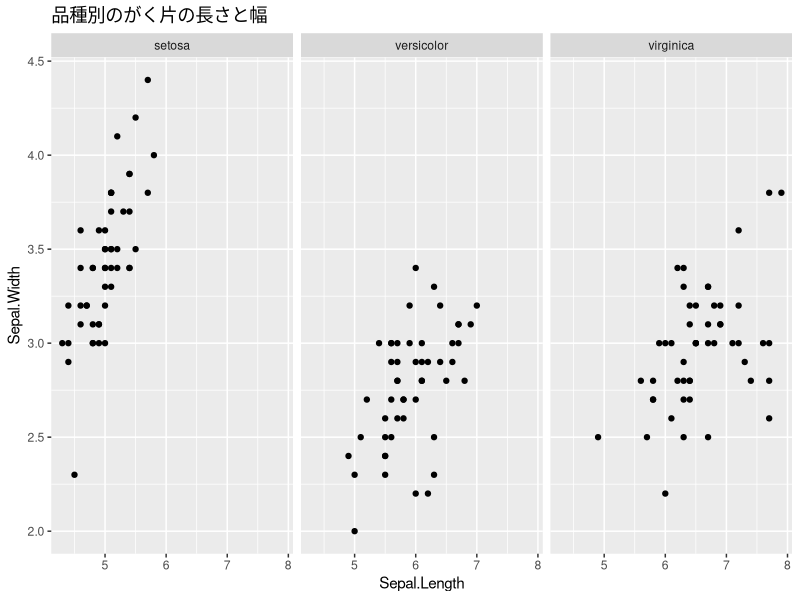
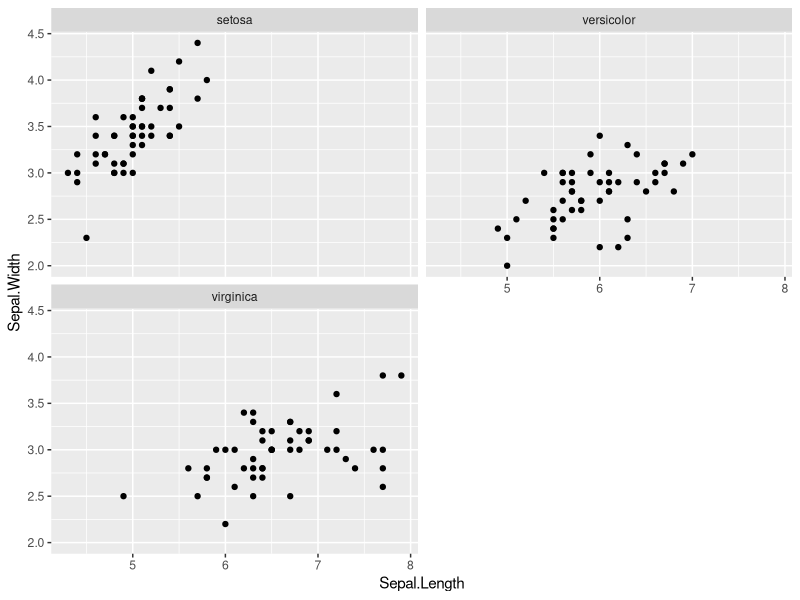
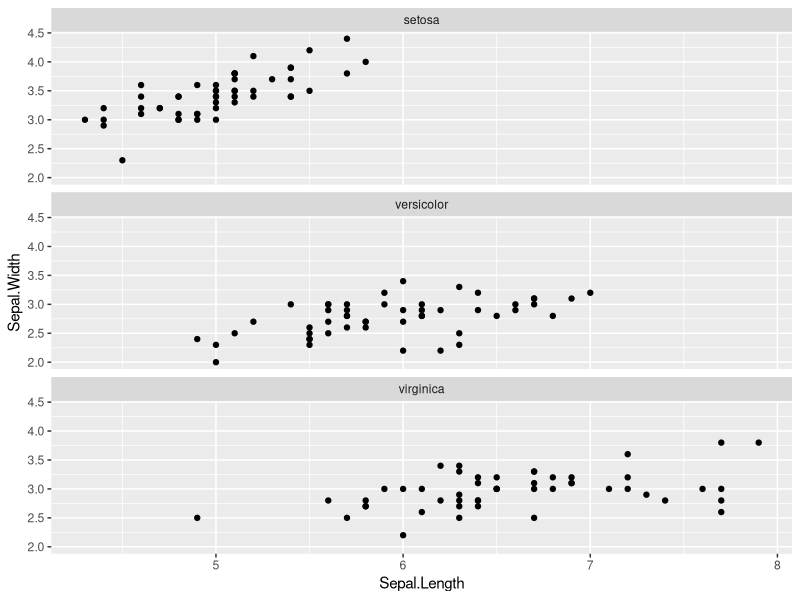
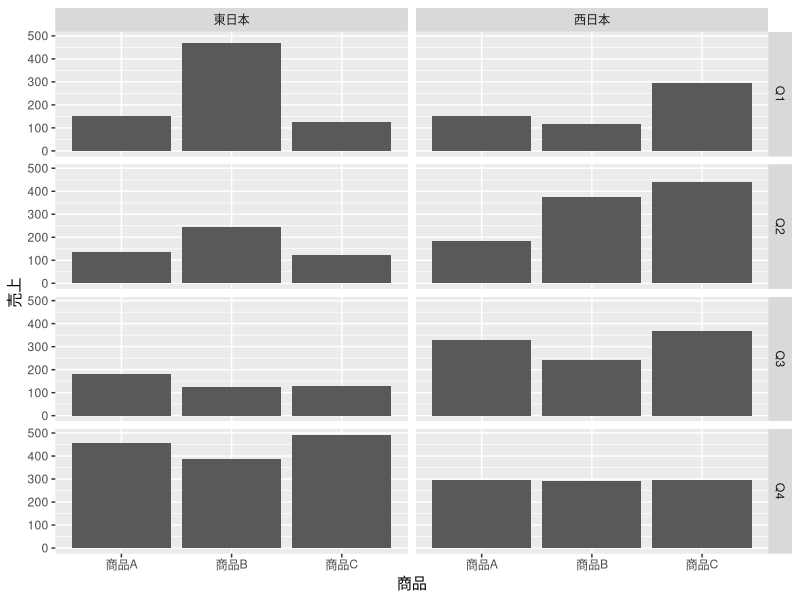
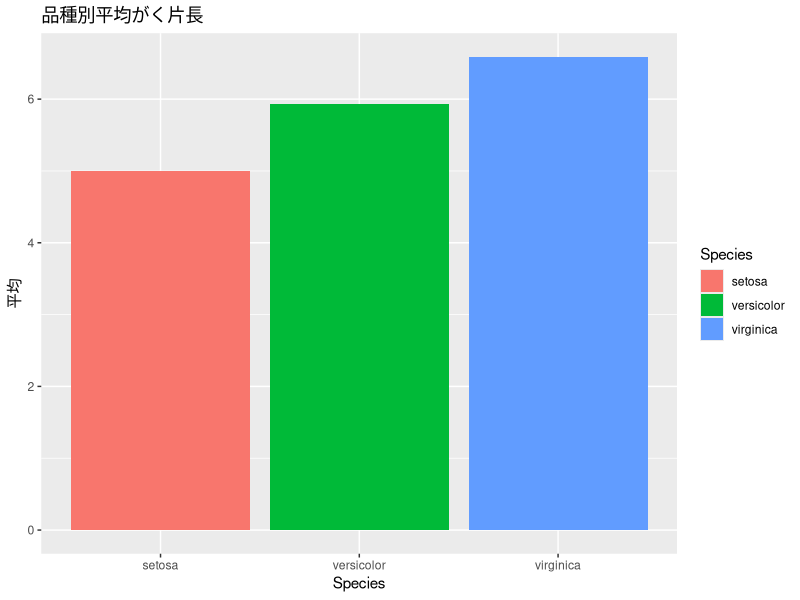
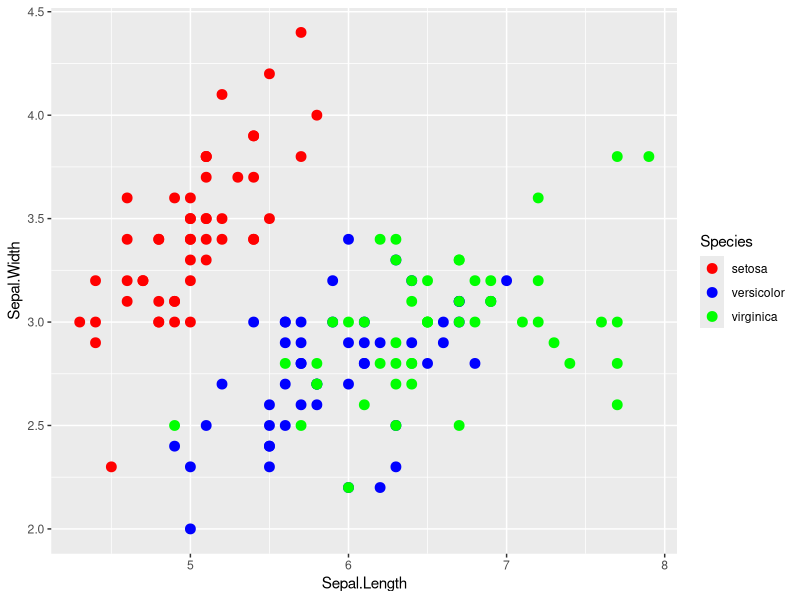
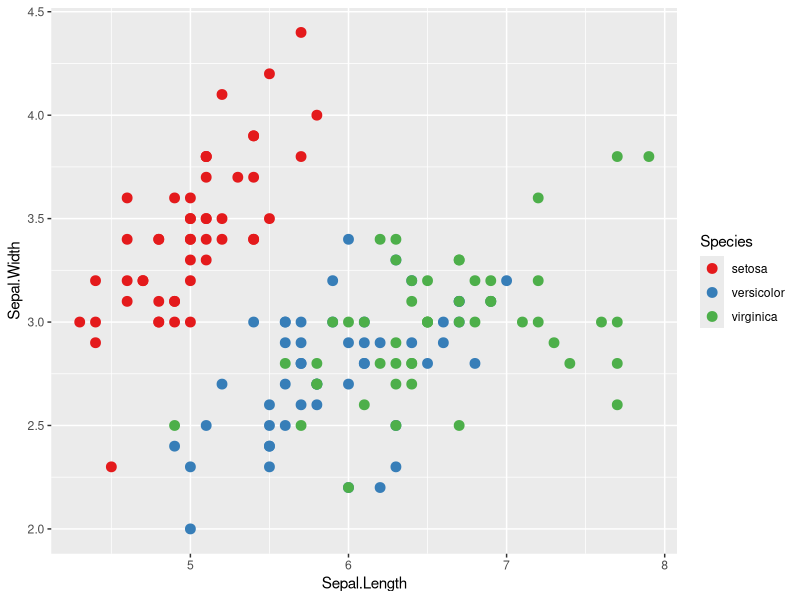
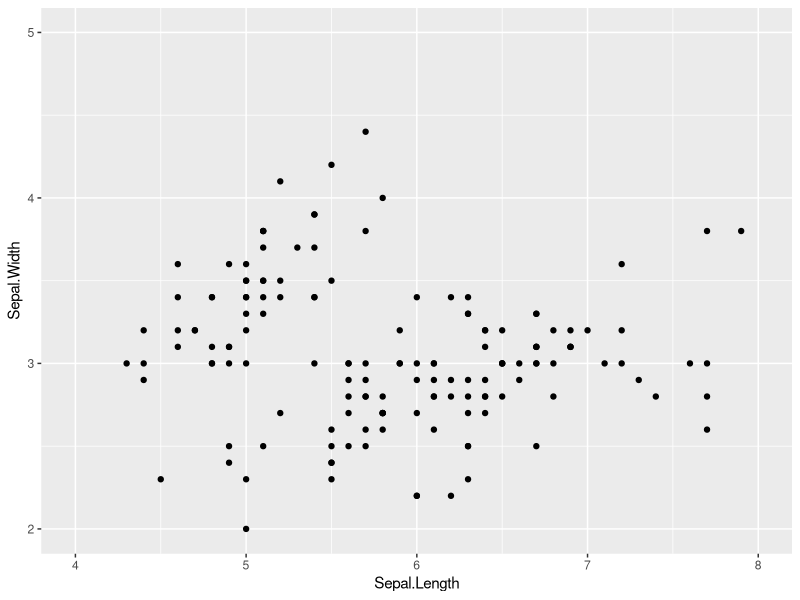

Recreate these plots in R, in order.
## ---- chunk 1
library(tidyverse)
data(iris)

# 品種ごとにグラフを分割
ggplot(iris, aes(x = Sepal.Length, y = Sepal.Width)) +
  geom_point() +
  facet_wrap(~ Species) +
  labs(title = "品種別のがく片の長さと幅")
## ---- chunk 2
# 列数を指定（2列で表示）
ggplot(iris, aes(x = Sepal.Length, y = Sepal.Width)) +
  geom_point() +
  facet_wrap(~ Species, ncol = 2)
## ---- chunk 3
# 行数を指定（1行で表示）
ggplot(iris, aes(x = Sepal.Length, y = Sepal.Width)) +
  geom_point() +
  facet_wrap(~ Species, nrow = 3)
## ---- chunk 4
# サンプルデータの作成
sales_data <- data.frame(
  四半期 = rep(c("Q1", "Q2", "Q3", "Q4"), each = 6),
  地域 = rep(c("東日本", "西日本"), times = 12),
  商品 = rep(c("商品A", "商品B", "商品C"), times = 8),
  売上 = sample(100:500, 24)
)

# 四半期（行）× 地域（列）でグラフを分割
ggplot(sales_data, aes(x = 商品, y = 売上)) +
  geom_col() +
  facet_grid(四半期 ~ 地域)
## ---- chunk 5
# 棒グラフでfillを使用
iris_summary <- iris |>
  group_by(Species) |>
  summarize(平均 = mean(Sepal.Length))

ggplot(iris_summary, aes(x = Species, y = 平均, fill = Species)) +
  geom_col() +
  labs(title = "品種別平均がく片長")
## ---- chunk 6
# 色を手動で指定
ggplot(iris, aes(x = Sepal.Length, y = Sepal.Width, color = Species)) +
  geom_point(size = 3) +
  scale_color_manual(
    values = c(
      "setosa" = "red",
      "versicolor" = "blue",
      "virginica" = "green"
    )
  )
## ---- chunk 7
# Brewerカラーパレットを使用
ggplot(iris, aes(x = Sepal.Length, y = Sepal.Width, color = Species)) +
  geom_point(size = 3) +
  scale_color_brewer(palette = "Set1")
## ---- chunk 8
ggplot(iris, aes(x = Sepal.Length, y = Sepal.Width)) +
  geom_point() +
  xlim(4, 8) +  # x軸の範囲を4〜8に
  ylim(2, 5)    # y軸の範囲を2〜5に
## ---- chunk 9
ggplot(iris, aes(x = Sepal.Length, y = Sepal.Width)) +
  geom_point() +
  scale_x_continuous(breaks = seq(4, 8, by = 0.5)) +
  scale_y_continuous(breaks = seq(2, 4.5, by = 0.5))
## ---- chunk 10
ggplot(iris, aes(x = Sepal.Length, y = Sepal.Width, color = Species)) +
  geom_point() +
  labs(title = "がく片の長さと幅", x = "長さ (cm)", y = "幅 (cm)") +
  theme_minimal() +
  theme(
    plot.title = element_text(face = "bold", size = 18),
    axis.title = element_text(size = 14),
    axis.text = element_text(size = 12),
    legend.title = element_text(size = 14),
    legend.text = element_text(size = 12)
  )
## ---- chunk 11
ggplot(iris, aes(x = Sepal.Length, y = Sepal.Width, color = Species)) +
  geom_point() +
  theme_minimal() +
  theme(
    legend.position = "top"  # "bottom", "left", "right", "none"も可
  )
## ---- chunk 12
ggplot(iris, aes(x = Sepal.Length, y = Sepal.Width, color = Species)) +
  geom_point() +
  theme_minimal() +
  theme(
    panel.background = element_rect(fill = "lightgray"),
    plot.background = element_rect(fill = "gray")
  )
## ---- chunk 13
library(patchwork)

# 複数のグラフを作成
p1 <- ggplot(iris, aes(x = Sepal.Length, y = Sepal.Width)) +
  geom_point(color = "steelblue") +
  labs(title = "がく片")

p2 <- ggplot(iris, aes(x = Petal.Length, y = Petal.Width)) +
  geom_point(color = "coral") +
  labs(title = "花弁")

p3 <- ggplot(iris, aes(x = Species, fill = Species)) +
  geom_bar() +
  labs(title = "品種別データ数") +
  theme(legend.position = "none")

p4 <- ggplot(iris, aes(x = Sepal.Length, fill = Species)) +
  geom_histogram(bins = 15, alpha = 0.7) +
  labs(title = "がく片長の分布")
## ---- chunk 14
# 横に並べる
p1 + p2
## ---- chunk 15
# 縦に並べる
p1 / p2
## ---- chunk 16
# 2行2列に配置
(p1 + p2) / (p3 + p4)
## ---- chunk 17
# 左に大きなグラフ、右に2つのグラフを縦に配置
p1 | (p2 / p3)
## ---- chunk 18
# 列数を指定
p1 + p2 + p3 + plot_layout(ncol = 2)
## ---- chunk 19
# サイズ比を指定（左のグラフを2倍の幅に）
p1 + p2 + plot_layout(widths = c(2, 1))
## ---- chunk 20
# 共通のタイトルを追加
(p1 + p2) / (p3 + p4) +
  plot_annotation(
    title = "アヤメデータの総合分析",
    subtitle = "4つの観点からの可視化",
    caption = "データ: iris dataset"
  )
## ---- chunk 21
# 品種で色分けしたグラフを作成
p_sepal <- ggplot(iris, aes(x = Sepal.Length, y = Sepal.Width, color = Species)) +
  geom_point() +
  labs(title = "がく片")

p_petal <- ggplot(iris, aes(x = Petal.Length, y = Petal.Width, color = Species)) +
  geom_point() +
  labs(title = "花弁")

# 凡例を1つにまとめる
p_sepal + p_petal + plot_layout(guides = "collect")
## ---- chunk 22
# データの準備
sales_summary <- data.frame(
  月 = rep(1:12, times = 3),
  商品 = rep(c("商品A", "商品B", "商品C"), each = 12),
  売上 = c(
    # 商品A
    120, 135, 150, 145, 160, 175, 190, 185, 200, 210, 230, 250,
    # 商品B
    100, 110, 125, 130, 140, 155, 160, 165, 175, 185, 195, 210,
    # 商品C
    80, 90, 95, 100, 110, 120, 125, 130, 140, 150, 160, 175
  )
)

# グラフの作成
final_plot <- ggplot(sales_summary, aes(x = 月, y = 売上, color = 商品)) +
  geom_line(linewidth = 1.2) +
  geom_point(size = 3) +
  scale_x_continuous(breaks = 1:12) +
  scale_color_brewer(palette = "Set1") +
  labs(
    title = "2025年 商品別月次売上推移",
    subtitle = "全店舗合計",
    x = "月",
    y = "売上（万円）",
    color = "商品カテゴリ",
    caption = "データ：社内売上システムより"
  ) +
  theme_minimal() +
  theme(
    plot.title = element_text(size = 18, face = "bold"),
    plot.subtitle = element_text(size = 14, color = "gray40"),
    axis.title = element_text(size = 14),
    axis.text = element_text(size = 12),
    legend.position = "top",
    legend.title = element_text(size = 12),
    legend.text = element_text(size = 11),
    panel.grid.minor = element_blank(),  # 細かい補助線を削除
    plot.caption = element_text(size = 10, hjust = 0, color = "gray50")
  )

print(final_plot)
